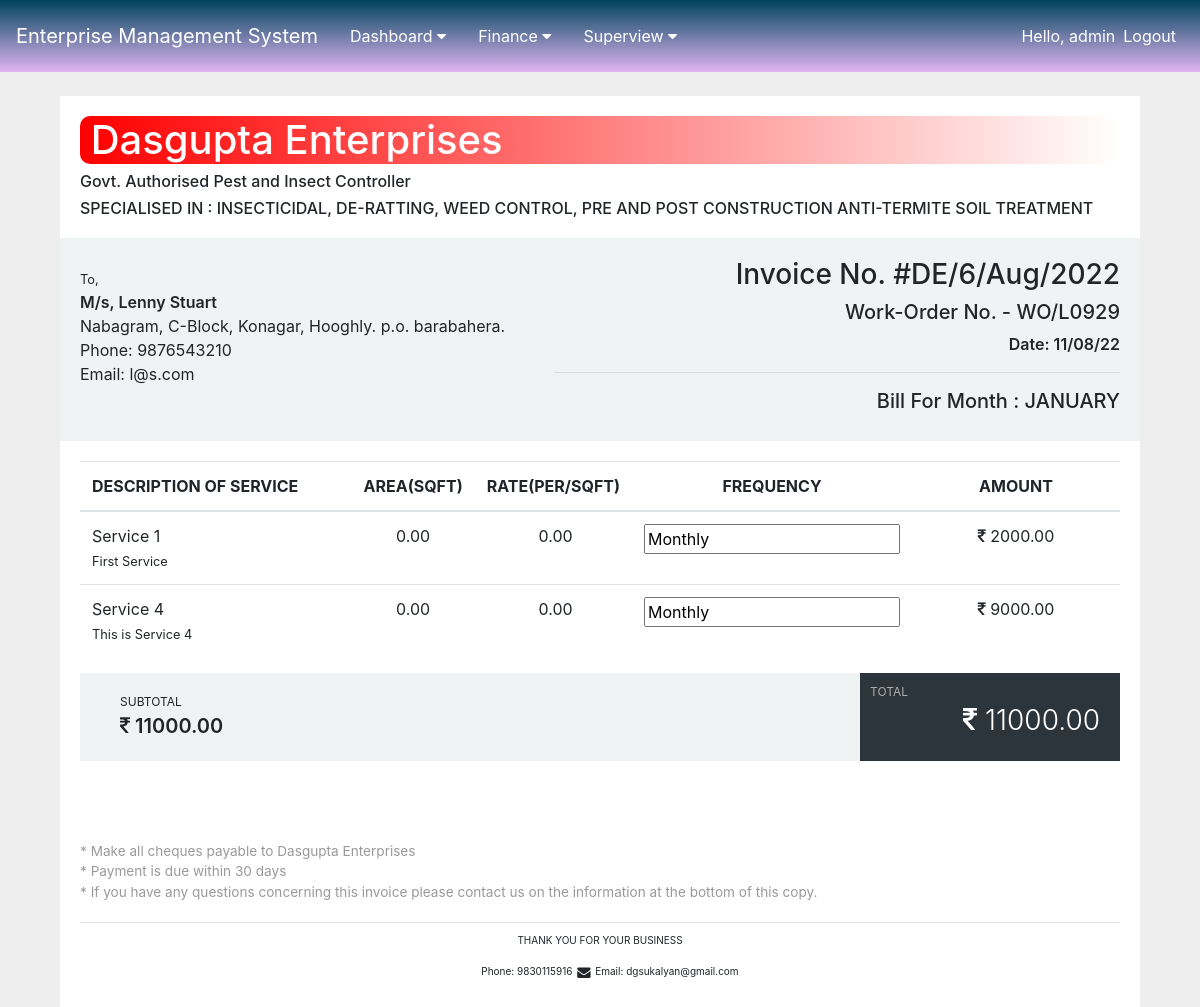
/order/invoice/6/ (signed in), run on the app's committed database.
### order/models.py (models this page shows, shortened)
class Order(models.Model):
    STATUS = (
        ('Pending', 'Pending'),
        ('Paid', 'Paid'),
    )
    CSR_value = (
        (True, 'Paid'),
        (False, 'Not Paid'),
    )
    MONTH = (
        ('JANUARY', 'JANUARY'),
        ('FEBRUARY', 'FEBRUARY'),
        ('MARCH', 'MARCH'),
        ('APRIL', 'APRIL'),
        ('MAY', 'MAY'),
        ('JUNE', 'JUNE'),
        ('JULY', 'JULY'),
        ('AUGUST', 'AUGUST'),
        ('SEPTEMBER', 'SEPTEMBER'),
        ('OCTOBER', 'OCTOBER'),
        ('NOVEMBER', 'NOVEMBER'),
        ('DECEMBER', 'DECEMBER'),
    )
    COLOUR_CODE = (
        ('#ffffff', 'None'),
        ('#ffc7c7', 'RED'),
        ('#99ffcc', 'GREEN'),
        ('#ffff99', 'YELLOW'),
    )
    order_id = models.CharField(max_length=120, null=True, blank=True)
    uid = models.CharField(max_length=4, null=True, blank=True)
    client = models.ForeignKey(Client, null=True, on_delete=models.CASCADE)
    colour_code = models.CharField(max_length=20, default='None', choices=COLOUR_CODE)
    company = models.ForeignKey(Company, null=True, on_delete=models.CASCADE)
    sub_client = models.ForeignKey(Sub_Client, null=True, on_delete=models.CASCADE)
    work_order_number = models.CharField(max_length=120, null=True, blank=True)
    service_1 = models.ForeignKey(Service, null=True, blank=True, on_delete=models.CASCADE, related_name='service_1')
    price_1 = models.DecimalField(default=0.00, max_digits=10, decimal_places=2)
    area_1 = models.DecimalField(default=0.00, max_digits=10, decimal_places=2)
    rate_1 = models.DecimalField(default=0.00, max_digits=10, decimal_places=2)
    service_2 = models.ForeignKey(Service, null=True, blank=True, on_delete=models.CASCADE, related_name='service_2')
    price_2 = models.DecimalField(default=0.00, max_digits=10, decimal_places=2)
    area_2 = models.DecimalField(default=0.00, max_digits=10, decimal_places=2)
    rate_2 = models.DecimalField(default=0.00, max_digits=10, decimal_places=2)
    service_3 = models.ForeignKey(Service, null=True, blank=True, on_delete=models.CASCADE, related_name='service_3')
    price_3 = models.DecimalField(default=0.00, max_digits=10, decimal_places=2)
    area_3 = models.DecimalField(default=0.00, max_digits=10, decimal_places=2)
    rate_3 = models.DecimalField(default=0.00, max_digits=10, decimal_places=2)
    service_4 = models.ForeignKey(Service, null=True, blank=True, on_delete=models.CASCADE, related_name='service_4')
    price_4 = models.DecimalField(default=0.00, max_digits=10, decimal_places=2)
    area_4 = models.DecimalField(default=0.00, max_digits=10, decimal_places=2)
    rate_4 = models.DecimalField(default=0.00, max_digits=10, decimal_places=2)
    upload_document = models.FileField(upload_to="document_uploaded/", blank=True)
    work_order_period = models.CharField(max_length=100, null=True, blank=True)
    invoice_for_month = models.CharField(max_length=100, default='JAN', choices=MONTH)
    date = models.CharField(max_length=20, default=datetime.datetime.now().strftime('%d/%m/%y'), null=True)
    frequency = models.CharField(max_length=100, null=True, blank=True)
    payment = models.CharField(max_length=100, default='Pending', choices=STATUS)
    payment_details = models.CharField(max_length=100, null=True, blank=True)
    payment_date = models.DateField(blank=True, null=True)
    bank_transfer = models.BooleanField(default=False)
    CSR = models.IntegerField(default=0)
    csr_status = models.BooleanField(default=False, choices=CSR_value)
    total = models.DecimalField(default=0.00, max_digits=10, decimal_places=2)
    challan_text = models.TextField(max_length=200, null=True, blank=True)
    remark = models.TextField(max_length=200, null=True, blank=True)
    serial_no = models.IntegerField(default=0)
    timestamp = models.DateTimeField(auto_now_add=True, null=True)

### company/models.py (models this page shows, shortened)
class Company(models.Model):
    name = models.CharField(max_length=100, null=True)
    timestamp = models.DateTimeField(auto_now_add=True, null=True)

### client/models.py (models this page shows, shortened)
class Sub_Client(models.Model):
    client = models.ForeignKey(Client, null=True, on_delete=models.CASCADE)
    name = models.CharField(max_length=100, null=True)
    phone = models.CharField(max_length=20, null=True)
    email = models.EmailField()
    address = models.TextField(max_length=200, null=True)
    work_order_number = models.CharField(max_length=120, null=True, blank=True)
    upload_document = models.FileField(upload_to="document_uploaded/", blank=True)
    work_order_period = models.CharField(max_length=100, null=True)
    frequency = models.CharField(max_length=100, null=True)
    CSR = models.IntegerField(default=0)
    timestamp = models.DateTimeField(auto_now_add=True, null=True)

### service/models.py (models this page shows)
class Service(models.Model):
    name = models.CharField(max_length=100, null=True)
    company = models.ForeignKey(Company, null=True, on_delete=models.CASCADE)
    description = models.TextField(max_length=200, null=True)
    timestamp = models.DateTimeField(auto_now_add=True, null=True)
    def __str__(self):
        return self.name

### order/views.py (the view)
# urls.py: path('invoice/<int:pk>/', views.invoice_detail_page, name='invoice_detail_view'),
@login_required(login_url='login')
def invoice(request, pk):
    order_obj = Order.objects.get(id=pk)
    context = {
        'order_obj': order_obj,
        'service_1': order_obj.service_1,
        'service_2': order_obj.service_2,
        'service_3': order_obj.service_3,
        'service_4': order_obj.service_4,
    }
    return render(request, 'invoice.html', context)

### templates/invoice.html (shortened to what this page needs)
{% extends 'base.html' %}
{% load static %}
{% block content %}
<link href="https://maxcdn.bootstrapcdn.com/font-awesome/4.3.0/css/font-awesome.min.css" rel="stylesheet">
<link rel="stylesheet" type="text/css" href='{% static "css/invoice.css" %}'>
<br>
<div class="container">
   <div class="col-md-12">
      <div class="invoice">
         <div class="invoice-company text-inverse f-w-600">
            {% if order_obj.company.name == 'Asian Chemicals' %}
               <h1 style="color:white; background-image: linear-gradient(to right, green, white); border-radius: 10px;">&nbsp;{{ order_obj.company.name }}</h1>
            {% else %}
               <h1 style="color:white; background-image: linear-gradient(to right, red, white); border-radius: 10px;">&nbsp;{{ order_obj.company.name }}</h1>
            {% endif %}
            <h6>Govt. Authorised Pest and Insect Controller</h6>
            <h6>SPECIALISED IN : INSECTICIDAL, DE-RATTING, WEED CONTROL, PRE AND POST CONSTRUCTION ANTI-TERMITE SOIL TREATMENT</h6>
         </div>
         <div class="invoice-header">
            <div class="invoice-from">
               <small>To,</small>
               <address class="m-t-5 m-b-5">
                  <strong class="text-inverse">M/s, {{ order_obj.sub_client.name }}</strong><br>
                  {{ order_obj.sub_client.address }}<br>
                  Phone: {{ order_obj.sub_client.phone }}<br>
                  Email: {{ order_obj.sub_client.email }}
               </address>
            </div>
            <div class="invoice-date">
               <h3>Invoice No. #{{ order_obj.order_id }}</h3>
               <h5>Work-Order No. - {{ order_obj.work_order_number }}</h5>
               <div class="date text-inverse m-t-5">Date: {{ order_obj.date }}</div>
               <hr>
               <h5>Bill For Month : {{ order_obj.invoice_for_month }}</h5>
            </div>
         </div>
         <div class="invoice-content">
            <div class="table-responsive">
               <table class="table table-invoice">
                  <thead>
                     <tr>
                        <th>DESCRIPTION OF SERVICE</th>
                        <th class="text-center" width="10%">AREA(SQFT)</th>
                        <th class="text-center" width="10%">RATE(PER/SQFT)</th>
                        <th class="text-center" width="20%">FREQUENCY</th>
                        <th class="text-center" width="20%">AMOUNT</th>
                     </tr>
                  </thead>
                  <tbody>
                     {% if order_obj.service_1 %}
                     <tr>
                        <td>
                           <span class="text-inverse">{{ order_obj.service_1 }}</span><br>
                           <small>{{ service_1.description }}</small>
                        </td>
                        <td class="text-center">{{ order_obj.area_1 }}</td>
                        <td class="text-center">&nbsp;{{ order_obj.rate_1 }}</td>
                        <td class="text-center"><input type="text" id="frequency" name="frequency" value="{{ order_obj.frequency }}"></td>
                        <td class="text-center"><i class="fa fa-inr" aria-hidden="true"></i>&nbsp;{{ order_obj.price_1 }}</td>
                     </tr>
                     {% endif %}
                     {% if order_obj.service_2 %}
                     <tr>
                        <td>
                           <span class="text-inverse">{{ order_obj.service_2 }}</span><br>
                           <small>{{ service_2.description }}</small>
                        </td>
                        <td class="text-center">{{ order_obj.area_2 }}</td>
                        <td class="text-center">&nbsp;{{ order_obj.rate_2 }}</td>
                        <td class="text-center"><input type="text" id="frequency" name="frequency" value="{{ order_obj.frequency }}"></td>
                        <td class="text-center"><i class="fa fa-inr" aria-hidden="true"></i>&nbsp;{{ order_obj.price_2 }}</td>
                     </tr>
                     {% endif %}
                  </tbody>
               </table>
            </div>
            <div class="invoice-price">
               <div class="invoice-price-left">
                  <div class="invoice-price-row">
                     <div class="sub-price">
                        <small>SUBTOTAL</small>
                        <span class="text-inverse"><i class="fa fa-inr" aria-hidden="true"></i>&nbsp;{{ order_obj.total }}</span>
                     </div>
                  </div>
               </div>
               <div class="invoice-price-right">
                  <small>TOTAL</small> <span class="f-w-600"><i class="fa fa-inr" aria-hidden="true"></i>&nbsp;{{ order_obj.total }}</span>
               </div>
            </div>
         </div>
         <div class="invoice-note">
            * Make all cheques payable to {{ order_obj.company.name }}<br>
            * Payment is due within 30 days<br>
            * If you have any questions concerning this invoice please contact us on the information at the bottom of this copy.
         </div>
         <div class="invoice-footer">
            <p class="text-center m-b-5 f-w-600">
               THANK YOU FOR YOUR BUSINESS
            </p>
            <p class="text-center">
               <span class="m-r-10"> Phone: 9830115916</span>
               <span class="m-r-10"><i class="fa fa-fw fa-lg fa-envelope"></i> Email: dgsukalyan@gmail.com</span>
            </p>
         </div>
      </div>
   </div>
</div>
{% endblock%}

### templates/navbar.html (shortened to what this page needs)
<nav class="navbar navbar-expand-lg navbar-dark" style="background: linear-gradient(#00435c, #b400ff3d);">
  <a class="navbar-brand" href="{% url 'home' %}">Enterprise Management System</a>
  <div class="collapse navbar-collapse" id="navbarNav">
    <ul class="navbar-nav mr-auto">
      <div class="dropdown">
        <button class="dropbtn">Dashboard
          <i class="fa fa-caret-down"></i>
        </button>
      </div>
      {% if request.user.is_superuser %}
      <div class="dropdown">
        <button class="dropbtn">Finance
          <i class="fa fa-caret-down"></i>
        </button>
      </div>
      {% endif %}
      <div class="dropdown">
        <button class="dropbtn">Superview
          <i class="fa fa-caret-down"></i>
        </button>
      </div>
    </ul>
    <ul class="navbar-nav ml-auto">
      {% if request.user.is_authenticated %}
        <li class="nav-item">
          <span class="navbar-text" style="color: white;">Hello, {{ request.user }}</span>
        </li>
        <li class="nav-item">
          <a class="nav-link" href="{% url 'logout' %}" style="color: white;">Logout</a>
        </li>
      {% endif %}
    </ul>
  </div>
</nav>

### static/css/main.css (style rules this page uses)
body { background-color: #ffffff; opacity: 1; width: flex; background-image: linear-gradient(30deg, #cce8ff 12%, transparent 12.5%, transparent 87%, #cce8ff 87.5%, #cce8ff), linear-gradient(150deg, #cce8ff 12%, transparent 12.5%, transparent 87%, #cce8ff 87.5%, #cce8ff), linear-gradient(30deg, #cce8ff 12%, transparent 12.5%, transparent 87%, #cce8ff 87.5%, #cce8ff), linear-gradient(150deg, #cce8ff 12%, transparent 12.5%, transparent 87%, #cce8ff 87.5%, #cce8ff), linear-gradient(60deg, #cce8ff77 25%, transparent 25.5%, transparent 75%, #cce8ff77 75%, #cce8ff77), linear-gradient(60deg, #cce8ff77 25%, transparent 25.5%, transparent 75%, #cce8ff77 75%, #cce8ff77); background-size: 72px 126px; background-position: 0 0, 0 0, 36px 63px, 36px 63px, 0 0, 36px 63px; }
.dropbtn { background-color: #00000000; color: white; padding: 16px; font-size: 16px; border: none; }
.dropdown { position: relative; display: inline-block; }

### static/css/invoice.css (style rules this page uses)
body { background:#eee; }
.invoice { background: #fff; padding: 20px }
.invoice-company { font-size: 20px }
.invoice-header { margin: 0 -20px; background: #f0f3f4; padding: 20px }
.invoice-date, .invoice-from, .invoice-to { display: table-cell; width: 1% }
.invoice-from, .invoice-to { padding-right: 20px }
.invoice-date .date, .invoice-from strong, .invoice-to strong { font-size: 16px; font-weight: 600 }
.invoice-date { text-align: right; padding-left: 20px }
.invoice-price { background: #f0f3f4; display: table; width: 100% }
.invoice-price .invoice-price-left, .invoice-price .invoice-price-right { display: table-cell; padding: 20px; font-size: 20px; font-weight: 600; width: 75%; position: relative; vertical-align: middle }
.invoice-price .invoice-price-left .sub-price { display: table-cell; vertical-align: middle; padding: 0 20px }
.invoice-price small { font-size: 12px; font-weight: 400; display: block }
.invoice-price .invoice-price-row { display: table; float: left }
.invoice-price .invoice-price-right { width: 25%; background: #2d353c; color: #fff; font-size: 28px; text-align: right; vertical-align: bottom; font-weight: 300 }
.invoice-price .invoice-price-right small { display: block; opacity: .6; position: absolute; top: 10px; left: 10px; font-size: 12px }
.invoice-footer { border-top: 1px solid #ddd; padding-top: 10px; font-size: 10px }
.invoice-note { color: #999; margin-top: 80px; font-size: 85% }
.invoice>div:not(.invoice-footer) { margin-bottom: 20px }

### data on the page
Order: company.name "Dasgupta Enterprises", sub_client.name "Lenny Stuart", sub_client.address "Nabagram, C-Block, Konagar, Hooghly. p.o. barabahera.", sub_client.phone "9876543210", sub_client.email "l@s.com", order_id "DE/6/Aug/2022", work_order_number "WO/L0929", date "11/08/22", invoice_for_month "JANUARY", service_1 "Service 1", area_1 "0.00", rate_1 "0.00", frequency "Monthly", price_1 "2000.00", service_2 "Service 4", area_2 "0.00", rate_2 "0.00", price_2 "9000.00", total "11000.00"
Service: description "First Service"
Service: description "This is Service 4"

### other printed values
{{ request.user }} "admin"
